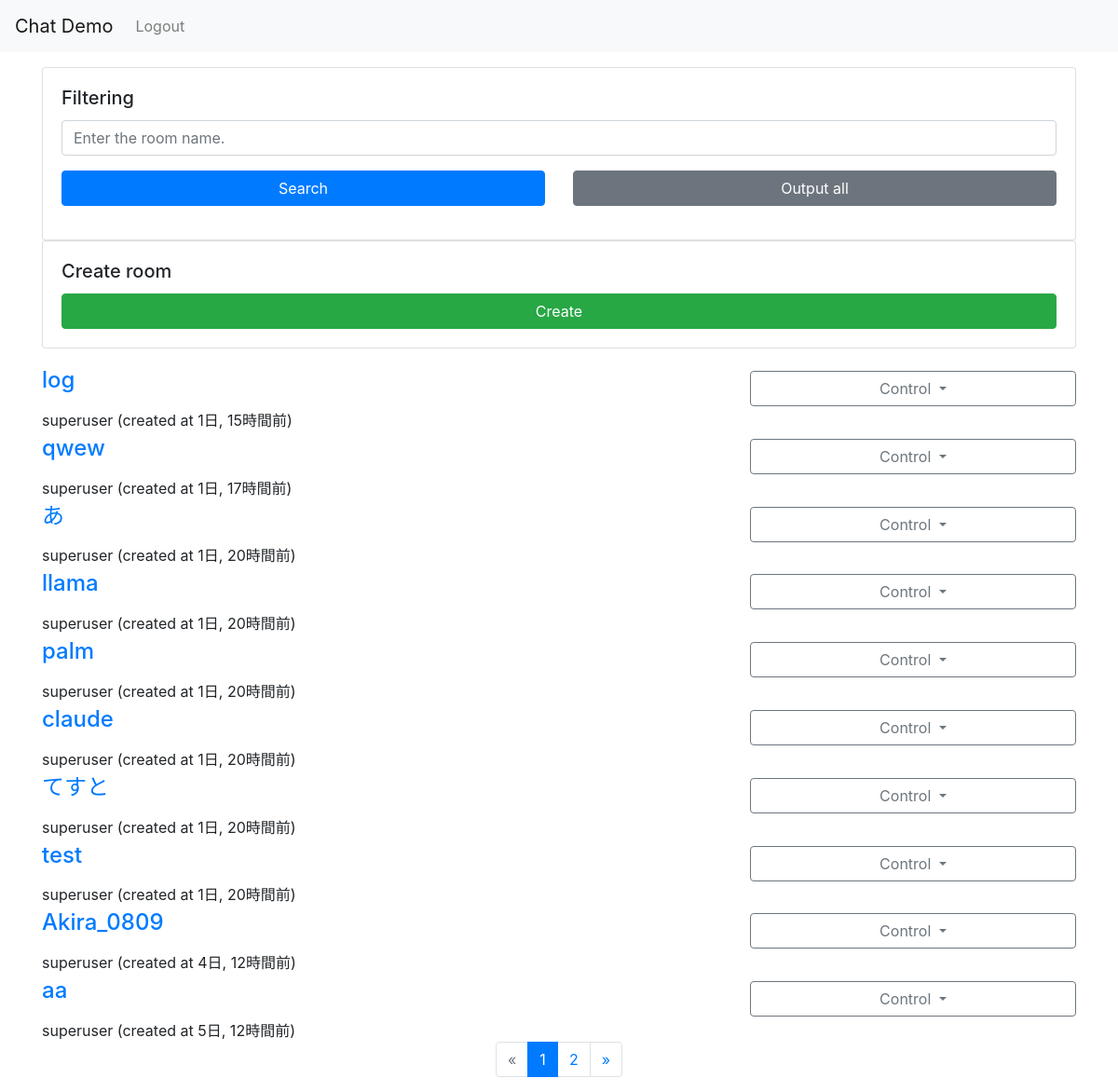
Page /chat/ (signed in) on the committed database.
### chat/models.py (models this page shows, shortened)
class Room(models.Model):
    host = models.ForeignKey(User, on_delete=models.CASCADE)
    name = models.CharField(gettext_lazy('Room name'), max_length=64)
    created_at = models.DateTimeField(gettext_lazy('Created time'), default=timezone.now)
    participants = models.ManyToManyField(User, related_name='rooms', verbose_name=gettext_lazy('Participants'), blank=True)
    ChatGPT = models.BooleanField(default=False)
    Claude2 = models.BooleanField(default=False)
    PaLM2 = models.BooleanField(default=False)
    LLaMA = models.BooleanField(default=False)
    objects = RoomQueryset.as_manager()

### chat/views.py (the view)
# urls.py: path('', views.Index.as_view(), name='index'),
class Index(LoginRequiredMixin, ListView):
    model = models.Room
    template_name = 'chat/index.html'
    context_object_name = 'rooms'
    paginate_by = 10
    def get_queryset(self):
        queryset = super().get_queryset()
        form = forms.SearchForm(self.request.GET or None)
        keywords = form.get_keywords()
        return queryset.filtering(user=self.request.user, keywords=keywords)
    def get_context_data(self, **kwargs):
        context = super().get_context_data(**kwargs)
        context['search_form'] = forms.SearchForm(self.request.GET or None)
        return context

### chat/forms.py
class SearchForm(forms.Form):
    keywords = forms.CharField(
        label=gettext_lazy('keywords (split space)'),
        required=False,
        widget=forms.TextInput(attrs={
            'placeholder': gettext_lazy('Enter the room name.'),
            'class': 'form-control',
        }),
    )
    def get_keywords(self):
        init_keywords = ''
        keywords = init_keywords
        if self.is_valid():
            keywords = self.cleaned_data.get('keywords', init_keywords)
        return keywords

### chat/models.py (called while the page is built)
    def _related_user(self, user=None):
        try:
            queryset = self.filter(models.Q(host=user) | models.Q(participants__in=[user.pk]))
        except:
            queryset = self
        return queryset

    def filtering(self, user=None, keywords='', order='-created_at'):
        words = keywords.split()
        queryset = self._related_user(user=user)
        if words:
            condition = reduce(operator.or_, (models.Q(name__icontains=word) for word in words))
            queryset = queryset.filter(condition)
        return queryset.order_by(order).distinct()

### custom_templatetags/pagination.py (called while the page is built)
@register.simple_tag
def url_replace(request, field, value):
    url_dict = request.GET.copy()
    url_dict[field] = str(value)
    return url_dict.urlencode()

### templates/chat/index.html (shortened to what this page needs)
{% extends 'base.html' %}
{% load humanize %}
{% block content %}
<div class="row justify-content-center">
    <div class="col-12">
        <div class="card">
            <div class="card-body">
                <h5 class="card-title">Filtering</h5>
                <form action="", method="GET">
                    <div class="form-group row">
                        <div class="col-12">
                            {{ search_form.keywords }}
                        </div>
                    </div>
                    <div class="form-group row">
                        <div class="col-12 col-sm-12 col-md-12 col-lg-6 col-xl-6">
                            <button type="submit" class="btn btn-primary btn-block">Search</button>
                        </div>
                        <div class="col-12 col-sm-12 col-md-12 col-lg-6 col-xl-6">
                            <a href="{% url 'chat:index' %}" class="btn btn-secondary btn-block">Output all</a>
                        </div>
                    </div>
                </form>
            </div>
        </div>
    </div>
</div>
<div class="row justify-content-center">
    <div class="col-12">
        <div class="card">
            <div class="card-body">
                <h5 class="card-title">Create room</h5>
                <div class="row">
                    <div class="col-12">
                        <a href="{% url 'chat:create_room' %}" class="btn btn-success btn-block">Create</a>
                    </div>
                </div>
            </div>
        </div>
    </div>
</div>
<div class="row justify-content-center mt-3">
    <div class="col-12">
        <section>
        {% for room in rooms %}
            <article>
                <div class="row">
                    <div class="col-8">
                        <h4 class="h4 mt-1"><a href="{% url 'chat:enter_room' room.pk %}">{{ room.name }}</a></h4>
                        <div>
                            <span>{{ room.host|stringformat:"s" }}</span>
                            <time datetime="{{ room.created_at|date:'Y-m-d' }}">(created at {{ room.created_at|naturaltime }})</time>
                        </div>
                    </div>
                    <div class="col-4">
                    {% if room.host.pk == user.pk %}
                        <div class="dropdown mt-2">
                            <a class="btn btn-outline-secondary btn-block dropdown-toggle" href="#" role="button"
                               id="dropdownMenuLink{{ forloop.counter }}" data-toggle="dropdown" aria-haspopup="true" aria-expanded="false">
                               Control
                            </a>
                        </div>
                    {% endif %}
                    </div>
                </div>
            </article>
        {% empty %}
            <article>
                <p>No rooms exists.</p>
            </article>
        {% endfor %}
        </section>
    </div>
</div>
{% if rooms %}
<div class="row justify-content-center">
    <div class="col-12">
{% include "pagination.html" %}
    </div>
</div>
{% endif %}
{% endblock %}

### templates/base.html (shortened to what this page needs)
<!doctype html>
<html lang="ja">
{% load static %}
<head>
    <link rel="stylesheet" href="https://cdn.jsdelivr.net/npm/bootstrap@4.6.0/dist/css/bootstrap.min.css"
>
    <link rel="stylesheet" href="https://cdn.jsdelivr.net/gh/gitbrent/bootstrap4-toggle@3.6.1/css/bootstrap4-toggle.min.css">
</head>
<body>
    <nav class="navbar navbar-expand-lg navbar-light bg-light">
        <a class="navbar-brand" href="{% url 'accounts:index' %}">Chat Demo</a>
        <div class="collapse navbar-collapse" id="navbarSupportedContent">
            <ul class="navbar-nav mr-auto">
            {% if user.is_authenticated %}
                <li>
                    <a class="nav-item nav-link" href="{% url 'accounts:logout' %}">
                        Logout
                    </a>
                </li>
            {% endif %}
            </ul>
        </div>
    </nav>
    <div class="container mt-3">
        {% block content %}{% endblock %}
    </div>
</body>
</html>

### templates/pagination.html (shortened to what this page needs)
{% load pagination %}
<nav aria-label="Page navigation">
    <ul class="pagination justify-content-center">
        {% if page_obj.has_previous %}
        <li class="page-item">
            <a class="page-link" href="?{%  url_replace request 'page' page_obj.previous_page_number %}" aria-label="Previous">
                <span aria-hidden="true">&laquo;</span>
            </a>
        </li>
        {% else %}
        <li class="page-item disabled">
            <a class="page-link" href="#" tabindex="-1" aria-label="Previous">
                <span aria-hidden="true">&laquo;</span>
            </a>
        </li>
        {% endif %}
    {% for num in paginator.page_range %}
        {% if num <= page_obj.number|add:5 and num >= page_obj.number|add:-5 %}
            {% if page_obj.number == num %}
            <li class="page-item active">
                <span class="page-link">
                    {{ num }}
                </span>
            </li>
            {% else %}
            <li class="page-item">
                <a class="page-link" href="?{%  url_replace request 'page' num %}">
                    {{ num }}
                </a>
            </li>
            {% endif %}
        {% endif %}
    {% endfor %}
        {% if page_obj.has_next %}
        <li class="page-item">
            <a class="page-link" href="?{%  url_replace request 'page' page_obj.next_page_number %}" aria-label="Next">
                <span aria-hidden="true">&raquo;</span>
            </a>
        </li>
        {% else %}
        <li class="page-item disabled">
            <a class="page-link" href="#" tabindex="-1" aria-label="Next">
                <span aria-hidden="true">&raquo;</span>
            </a>
        </li>
        {% endif %}
    </ul>
</nav>

### rows in the picture
Room: name "log", host "superuser", created_at "1日, 15時間前"
Room: name "qwew", host "superuser", created_at "1日, 17時間前"
Room: name "あ", host "superuser", created_at "1日, 20時間前"
Room: name "llama", host "superuser", created_at "1日, 20時間前"
Room: name "palm", host "superuser", created_at "1日, 20時間前"
Room: name "claude", host "superuser", created_at "1日, 20時間前"
Room: name "てすと", host "superuser", created_at "1日, 20時間前"
Room: name "test", host "superuser", created_at "1日, 20時間前"
Room: name "Akira_0809", host "superuser", created_at "4日, 12時間前"
Room: name "aa", host "superuser", created_at "5日, 12時間前"

### other values in the picture
{{ num }} "1"
{{ num }} "2"
